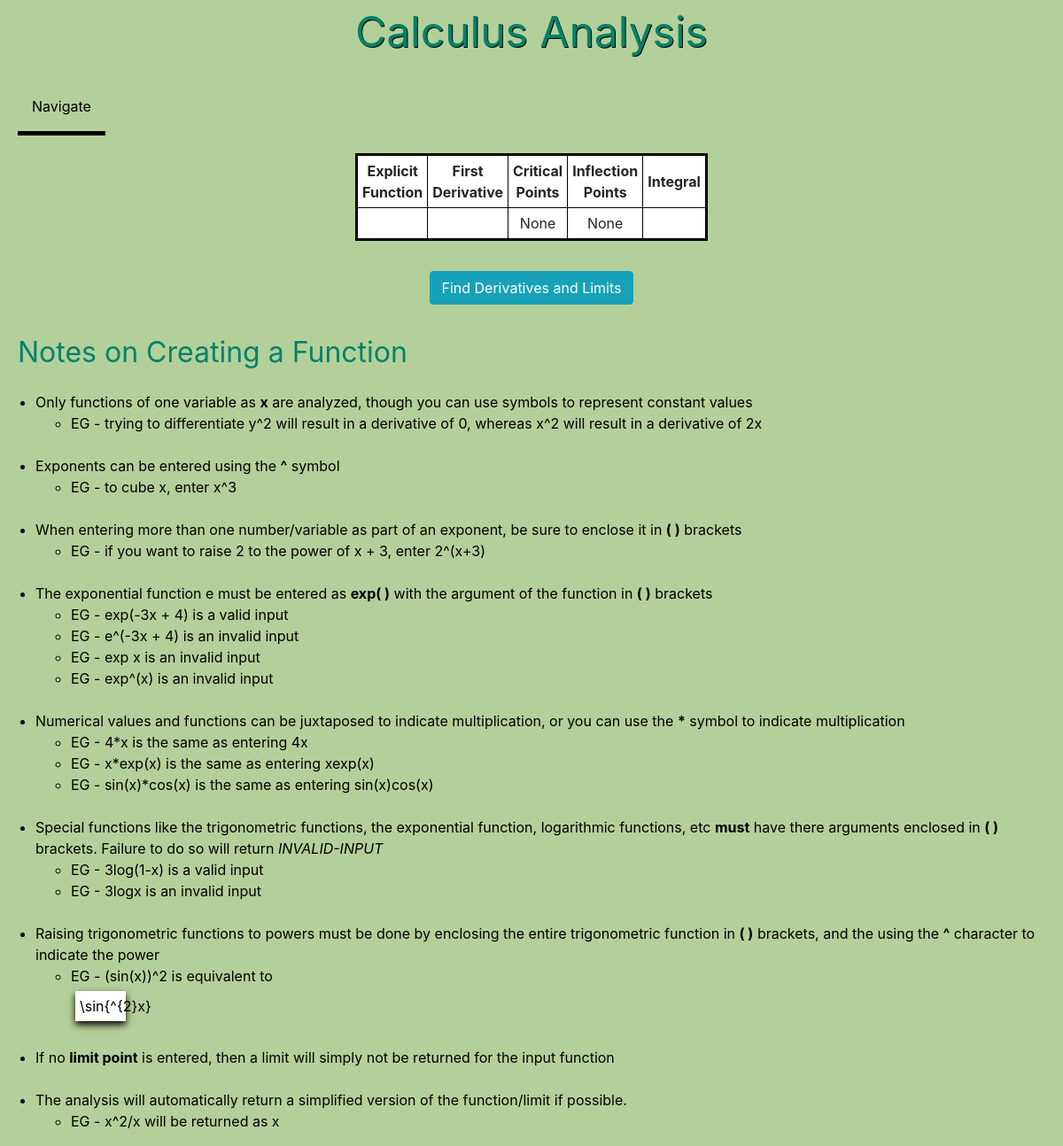
The app's page /calculus_tool/, older data.
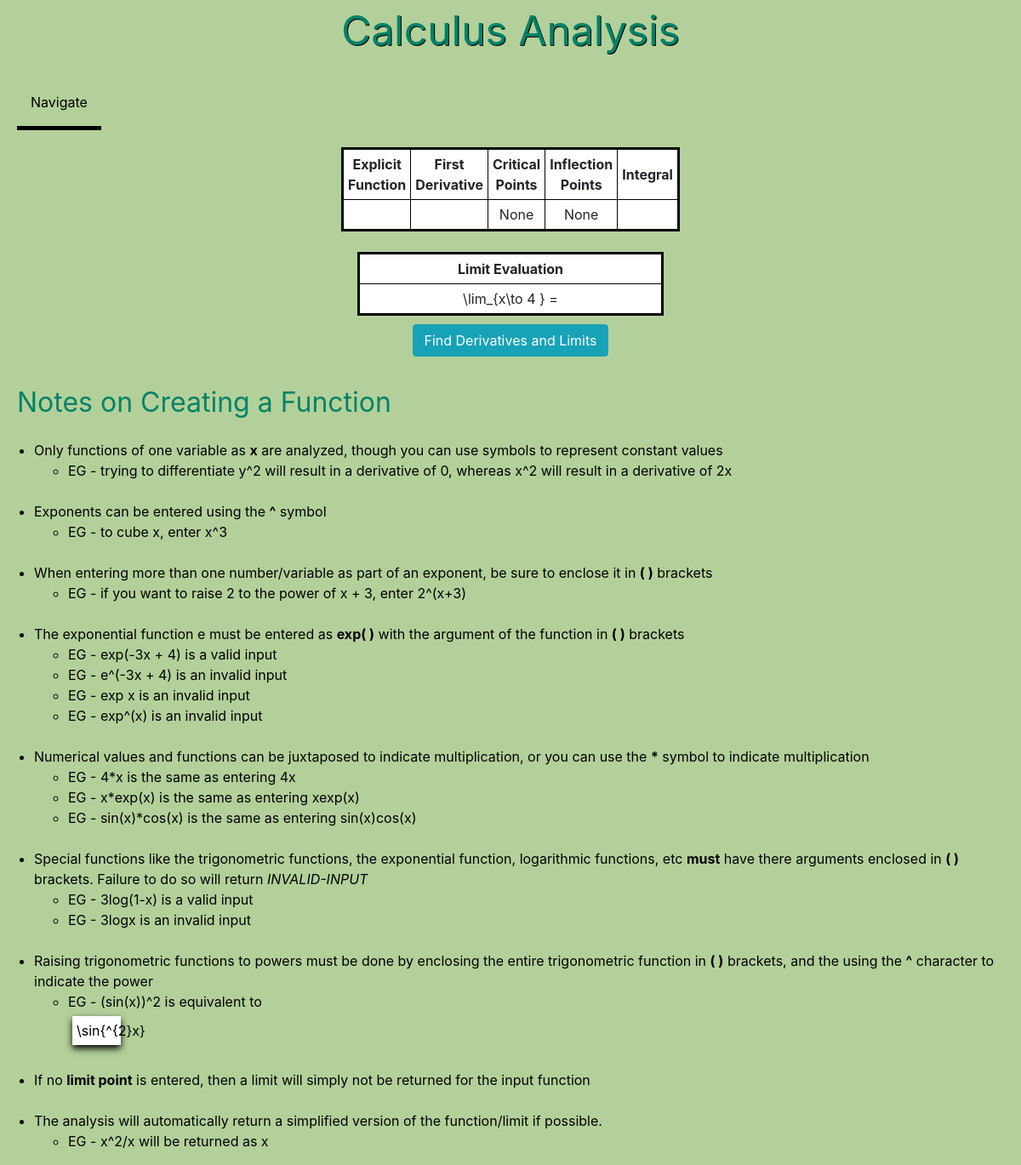
The same page, newer data.
### calctool/models.py (models this page shows, shortened)
class Function(models.Model):
    equation = models.CharField(max_length=100)
    limit_point = models.CharField(max_length=10,blank=True)

### calctool/views.py (the view)
# urls.py: path('calculus_tool/',FunctionListView.as_view(),name='calculus_tool'),
class FunctionListView(ListView):
    model = Function
    template_name = 'calctool/calculus_tool.html'
    context_object_name = 'equations'

### calctool/templatetags/calctool_tags.py (called while the page is built)
@register.simple_tag
def latex_function(function):
    function = function.replace('^','**')
    for char in [chr(i) for i in range(48,58)]:
        function = function.replace('{}x'.format(char),'{}*x'.format(char))
        for f in ['sqrt','exp','ln','log','sin','cos','tan','sec','csc','cot','(']:
            function = function.replace('{}{}'.format(char,f),'{}*{}'.format(char,f))
            function = function.replace('x{}'.format(f),'x*{}'.format(f))
            function = function.replace('){}'.format(f),')*{}'.format(f))
    try:
        latex(sympy.simplify(function))
        validate = True
    except:
        validate = False
    if validate == True:
        return latex(sympy.simplify(function))
    else:
        return 'Invalid-Input'

@register.simple_tag
def limit(function,point):
    function = function.replace('^','**')
    for char in [chr(i) for i in range(48,58)]:
        function = function.replace('{}x'.format(char),'{}*x'.format(char))
        for f in ['sqrt','exp','ln','log','sin','cos','tan','sec','csc','cot','(']:
            function = function.replace('{}{}'.format(char,f),'{}*{}'.format(char,f))
            function = function.replace('x{}'.format(f),'x*{}'.format(f))
            function = function.replace('){}'.format(f),')*{}'.format(f))
    try:
        sympy.limit(function,x,point)
        validate = True
    except:
        validate = False
    if validate == True:
        return latex(sympy.limit(function,x,point))
    else:
        return 'N/A'

@register.simple_tag
def derivative(function):
    function = function.replace('^','**')
    for char in [chr(i) for i in range(48,58)]:
        function = function.replace('{}x'.format(char),'{}*x'.format(char))
        for f in ['sqrt','exp','ln','log','sin','cos','tan','sec','csc','cot','(']:
            function = function.replace('{}{}'.format(char,f),'{}*{}'.format(char,f))
            function = function.replace('x{}'.format(f),'x*{}'.format(f))
            function = function.replace('){}'.format(f),')*{}'.format(f))
    try:
        sympy.diff(function,x)
        validate = True
    except:
        validate = False
    if validate == True:
        return(latex(sympy.diff(function,x)))
    else:
        return 'Invalid-Input'

### calctool/templates/calctool/calculus_tool.html (shortened to what this page needs)
<!DOCTYPE html>
<html>
<html lang="en">
  <head>
    <link rel="stylesheet" href="https://maxcdn.bootstrapcdn.com/bootstrap/4.0.0/css/bootstrap.min.css">
  </head>
<body style="background-color:#b4d09a;">
<div class='title'><center>Calculus Analysis</center></div>
	<div class='subtitles' style='font-size:100%;'>
		<div class='dropdown'>
			<button class='dropbutton'>Navigate</button>
		</div>
	</div>
{% load calctool_tags %}
{% if request.user.is_superuser %}
<table style="background-color:#ffffff" width=30% align='center'>
	<tr>
		<th><center>Explicit Function</center></th>
		<th><center>First Derivative</center></th>
		<th><center>Critical Points</center></th>
		<th><center>Inflection Points</center></th>
		<th><center>Integral</center></th>
		<th><center>View Function</center></th>
	</tr>
	{% for f in equations %}
	<tr>
		{% latex_function f.equation as prettyfunc %}
		<td>
		<div lang="latex" align='center'>
		{{prettyfunc}}
		</div>
		</td>
		{%  derivative f.equation as fprime %}
		<td>
		<div lang="latex" align='center'>
		{{fprime}}
		</div>
		</td>
		{% critpoints f.equation as cps %}
		<td>
		<div lang="latex" align='center'>
		{{cps}}
		</div>
		</td>
		{% infpoints f.equation as ips %}
		<td>
		<div lang="latex" align='center'>
		{{ips}}
		</div>
		</td>
		{% integral f.equation as F %}
		<td>
		<div lang="latex" align='center'>
		{{F}}
		</div>
		</td>
		<td><a href='{% url 'function-detail' f.id %}'>View Function</a></td>
	</tr>
	{% endfor %}
</table>
{% else %}
{% for f in equations %}
	{% if forloop.last %}
<table style="background-color:#ffffff" width=30% align='center'>
	<tr>
		<th><center>Explicit Function</center></th>
		<th><center>First Derivative</center></th>
		<th><center>Critical Points</center></th>
		<th><center>Inflection Points</center></th>
		<th><center>Integral</center></th>
	</tr>
	<tr>
		{% latex_function f.equation as prettyfunc %}
		<td>
		</td>
		{%  derivative f.equation as fprime %}
		<td>
		</td>
		{% critpoints f.equation as cps %}
		<td>
		<div lang="latex" align='center'>
		{{cps}}
		</div>
		</td>
		{% infpoints f.equation as ips %}
		<td>
		<div lang="latex" align='center'>
		{{ips}}
		</div>
		</td>
		{% integral f.equation as F %}
		<td>
		</td>
	</tr>
</table>
<br>
			{% latex_function f.equation as prettyfunc %}
			{% if f.limit_point == "" %}
			{% else %}
		<table style="background-color:#ffffff" width=30% align='center'>
			<tr>
				<th><center>Limit Evaluation</center></th>
			</tr>
			<tr>
				<td><center>
					<div lang="latex" align='center'>
					\lim_{x\to {{f.limit_point}} } {{prettyfunc}} = {{L}}
					</div>
				</center></td>
		</table>
			{% endif %}
		{% endif %}
	{% endfor %}
{% endif %}
<center><a class='btn btn-info' style='margin:10px;' href='{% url 'function-create' %}'>Find Derivatives and Limits</a></center>
<div class='subtitles'>Notes on Creating a Function</div>
		<ul class='lists'>
			<li>Only functions of one variable as <b>x</b> are analyzed, though you can use symbols to represent constant values</li>
				<ul class='lists'>
					<li>EG - trying to differentiate y^2 will result in a derivative of 0, whereas x^2 will result in a derivative
						of 2x</li>
				</ul>
			<br>
			<li>Exponents can be entered using the <b>^</b> symbol</li>
				<ul class='lists'>
					<li>EG - to cube x, enter x^3</li>
				</ul>
			<br>
			<li>When entering more than one number/variable as part of an exponent, be sure to enclose it in <b>( )</b> brackets</li>
				<ul class='lists'>
					<li>EG - if you want to raise 2 to the power of x + 3, enter 2^(x+3)</li>
				</ul>
			<br>
			<li>The exponential function e must be entered as <b>exp( )</b> with the argument of the function in <b>( )</b> brackets</li>
				<ul class='lists'>
					<li>EG - exp(-3x + 4) is a valid input</li>
					<li>EG - e^(-3x + 4) is an invalid input</li>
					<li>EG - exp x is an invalid input</li>
					<li>EG - exp^(x) is an invalid input</li>
				</ul>
			<br>
			<li>Numerical values and functions can be juxtaposed to indicate multiplication, or you can use the <b>*</b> symbol to indicate
				multiplication</li>
				<ul class='lists'>
					<li>EG - 4*x is the same as entering 4x</li>
					<li>EG - x*exp(x) is the same as entering xexp(x)</li>
					<li>EG - sin(x)*cos(x) is the same as entering sin(x)cos(x)</li>
				</ul>
			<br>
			<li>Special functions like the trigonometric functions, the exponential function, logarithmic functions, etc <b>must</b> have
				there arguments enclosed in <b>( )</b> brackets. Failure to do so will return <i>INVALID-INPUT</i> </li>
				<ul class='lists'>
					<li>EG - 3log(1-x) is a valid input</li>
					<li>EG - 3logx is an invalid input</li>
				</ul>
			<br>
			<li>Raising trigonometric functions to powers must be done by enclosing the entire trigonometric function in <b>( )</b>
				brackets, and the using the <b>^</b> character to indicate the power</li>
				<ul class='lists'>
					<li>EG - (sin(x))^2 is equivalent to </li>
						<div lang="latex" class='latstyle'>
							\sin{^{2}x}
						</div>
				</ul>
			<br>
			<li>If no <b>limit point</b> is entered, then a limit will simply not be returned for the input function</li>
			<br>
			<li>The analysis will automatically return a simplified version of the function/limit if possible.</li>
				<ul class='lists'>
					<li>EG - x^2/x will be returned as x</li>
				</ul>
		</ul>
</body>
</html>

### calctool/templates/calctool/calculus_tool.html (style rules this page uses)
.title { background-color:#b4d09a; color: #018268; font-size: 300%; text-shadow: 1px 1px 0px #000000; }
.subtitles { background-color:#b4d09a; color: #018268; font-size: 200%; margin:20px; }
.lists { color: #000000; font-size:100%; position: center; }
table { border: 3px solid black; }
th,tr,td { border: 1px solid black; padding: 5px; }
.dropbutton { background-color: #b4d09a; color: black; padding: 16px; font-size: 16px; border: none; cursor: pointer; }
.dropdown { position: relative; display: inline-block; border-bottom: 5px solid #000000; }
.latstyle { background-color: #ffffff; width: 57px; margin: 5px; padding: 5px; box-shadow: 0px 4px 8px #000000; align: center; }

Row changes from the older to the newer data that the page shows:
removed Function: cps "None", ips "None"
added Function: cps "None", ips "None", limit_point "4"
